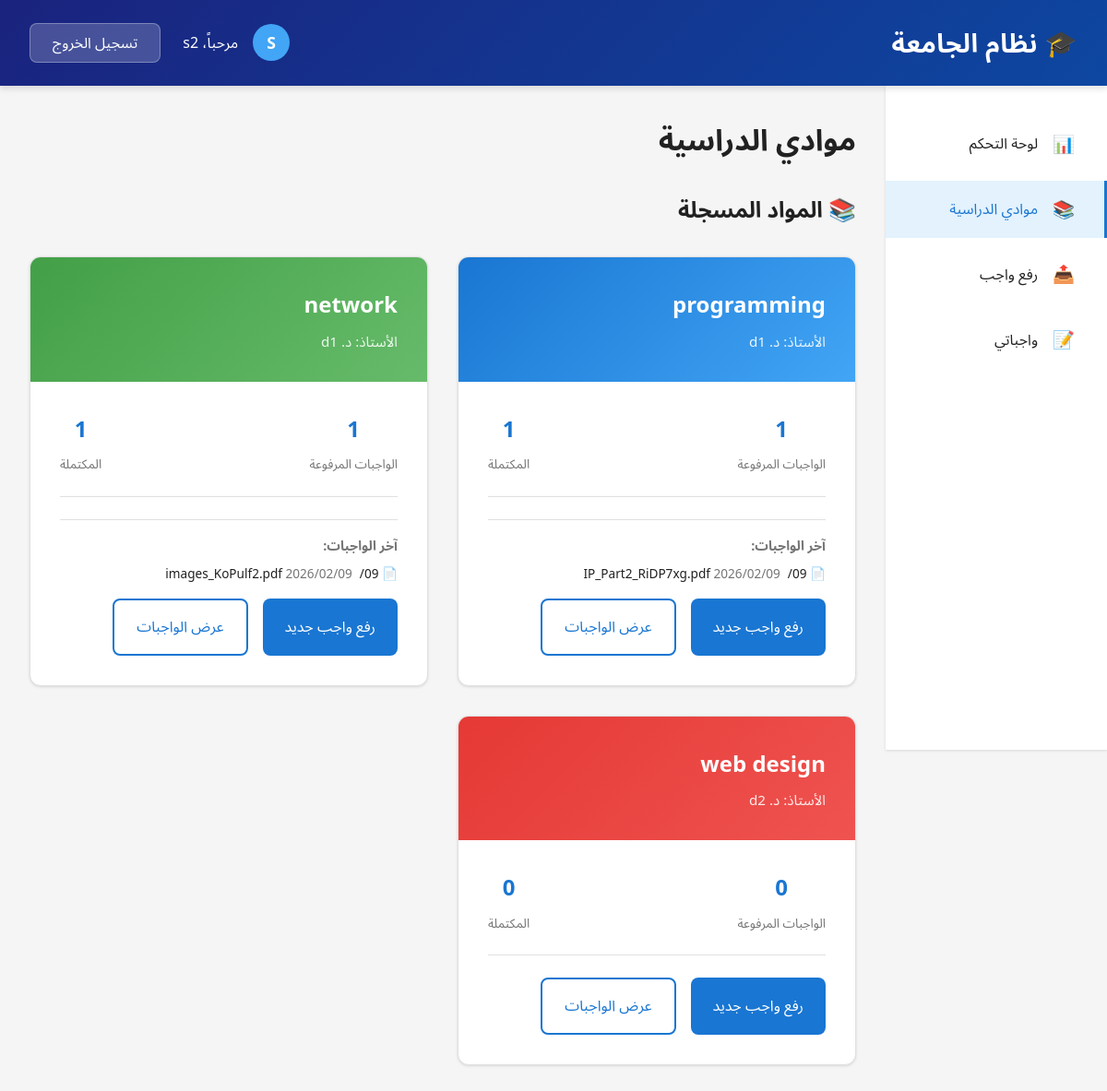
The app's page /student/subjects/ (signed in) with its own data.
### myapp/models.py (models this page shows, shortened)
class Subject(models.Model):
    name = models.CharField(max_length=100, unique=True)
    description = models.TextField(blank=True, null=True)
    doctor = models.ForeignKey(
        User,
        on_delete=models.SET_NULL,
        null=True,
        limit_choices_to={'profile__role': 'doctor'},
        related_name='teaching_subjects'
    )
    created_at = models.DateTimeField(auto_now_add=True)
    class Meta:
        verbose_name = 'Subject'
        verbose_name_plural = 'Subjects'
        ordering = ['name']

class Submission(models.Model):
    student = models.ForeignKey(
        User,
        on_delete=models.CASCADE,
        related_name='submissions'
    )
    subject = models.ForeignKey(
        Subject,
        on_delete=models.CASCADE,
        related_name='submissions'
    )
    file = models.FileField(upload_to='submissions/%Y/%m/%d/')
    text = models.TextField(blank=True)
    upload_date = models.DateTimeField(auto_now_add=True)
    class Meta:
        verbose_name = 'Submission'
        verbose_name_plural = 'Submissions'
        ordering = ['-upload_date']

### myapp/views.py (the view)
# urls.py: path('student/subjects/', views.StudentSubjectsView.as_view(), name='student_subjects'),
@method_decorator(login_required, name='dispatch')
class StudentSubjectsView(View):
    def get(self, request):
        if not hasattr(request.user, 'profile') or request.user.profile.role != 'student':
            messages.error(request, 'غير مصرح لك بالوصول إلى هذه الصفحة.')
            return redirect('/')
        enrollments = Enrollment.objects.filter(
            student=request.user
        ).select_related('subject', 'subject__doctor')
        submissions = Submission.objects.filter(
            student=request.user
        ).select_related('subject').order_by('-upload_date')
        subjects_data = []
        for enrollment in enrollments:
            subject = enrollment.subject
            subject_submissions = submissions.filter(subject=subject)
            subjects_data.append({
                'subject': subject,
                'doctor': subject.doctor,
                'total_submissions': subject_submissions.count(),
                'submissions': subject_submissions
            })
        context = {
            'subjects_data': subjects_data,
            'enrollments': enrollments,
            'total_subjects': enrollments.count(),
        }
        return render(request, 'myapp/student_subjects.html', context)

### templates/myapp/student_subjects.html (shortened to what this page needs)
{% extends 'base.html' %}
{% load static %}
{% block content %}
    <header class="header">
        <div class="header-content">
            <h1>🎓 نظام الجامعة</h1>
            <div class="header-user">
                <div class="user-info">
                    <div class="user-avatar">{{ user.username|slice:":1"|upper }}</div>
                    <span>مرحباً، {{ user.username }}</span>
                </div>
                <a href="{% url 'logout' %}" class="logout-btn">تسجيل الخروج</a>
            </div>
        </div>
    </header>
    <div class="dashboard-layout">
        <aside class="sidebar">
            <ul class="sidebar-menu">
                <li>
                    <a href="{% url 'student' %}">
                        <span class="icon">📊</span>
                        <span>لوحة التحكم</span>
                    </a>
                </li>
                <li>
                    <a href="{% url 'student_subjects' %}" class="active">
                        <span class="icon">📚</span>
                        <span>موادي الدراسية</span>
                    </a>
                </li>
                <li>
                    <a href="{% url 'student_upload' %}">
                        <span class="icon">📤</span>
                        <span>رفع واجب</span>
                    </a>
                </li>
                <li>
                    <a href="{% url 'student_submissions' %}">
                        <span class="icon">📝</span>
                        <span>واجباتي</span>
                    </a>
                </li>
            </ul>
        </aside>
        <main class="main-content">
            <h1 class="page-title">موادي الدراسية</h1>
            <section class="subjects-section">
                <div class="section-header">
                    <h2 class="section-title">📚 المواد المسجلة</h2>
                </div>
                {% if subjects_data %}
                <div class="subjects-grid">
                    {% for data in subjects_data %}
                    <div class="subject-card">
                        <div class="subject-header" style="background: linear-gradient(135deg,
                            {% cycle '#1976d2' '#43a047' '#e53935' '#f57c00' '#7b1fa2' '#0097a7' %} 0%,
                            {% cycle '#42a5f5' '#66bb6a' '#ef5350' '#ffb74d' '#ba68c8' '#4dd0e1' %} 100%);">
                            <div>
                                <h3 class="subject-name">{{ data.subject.name }}</h3>
                                <p class="subject-teacher">
                                    الأستاذ: د. {% if data.doctor %}{{ data.doctor.get_full_name|default:data.doctor.username }}{% else %}غير محدد{% endif %}
                                </p>
                            </div>
                        </div>
                        <div class="subject-body">
                            <div class="subject-stats">
                                <div class="stat-item">
                                    <div class="stat-number">{{ data.total_submissions }}</div>
                                    <div class="stat-label">الواجبات المرفوعة</div>
                                </div>
                                <div class="stat-item">
                                    <div class="stat-number">{{ data.total_submissions }}</div>
                                    <div class="stat-label">المكتملة</div>
                                </div>
                            </div>
                            {% if data.submissions %}
                            <div style="margin-top: 1rem; padding-top: 1rem; border-top: 1px solid #e0e0e0;">
                                <h4 style="font-size: 0.9rem; color: #757575; margin-bottom: 0.5rem;">آخر الواجبات:</h4>
                                {% for sub in data.submissions|slice:":2" %}
                                <div style="font-size: 0.85rem; color: #212121; margin-bottom: 0.3rem;">
                                    <span>📄 {{ sub.file.name|slice:"20:" }}</span>
                                    <span style="color: #757575; margin-right: 0.5rem;">{{ sub.upload_date|date:"Y/m/d" }}</span>
                                </div>
                                {% endfor %}
                            </div>
                            {% endif %}
                            <div class="subject-actions" style="margin-top: 1rem;">
                                <a href="{% url 'student_upload' %}" class="btn btn-primary">رفع واجب جديد</a>
                                <a href="{% url 'student_submissions' %}" class="btn btn-outline">عرض الواجبات</a>
                            </div>
                        </div>
                    </div>
                    {% endfor %}
                </div>
                {% endif %}
            </section>
        </main>
    </div>
{% endblock %}

### records on screen
Subject: subject.name "programming", doctor.get_full_name "d1", total_submissions "1"
Submission: file.name "09/IP_Part2_RiDP7xg.pdf", upload_date "2026/02/09"
Subject: subject.name "network", doctor.get_full_name "d1", total_submissions "1"
Submission: file.name "09/images_KoPulf2.pdf", upload_date "2026/02/09"
Subject: subject.name "web design", doctor.get_full_name "d2", total_submissions "0"

### other values on screen
{{ user.username|slice:":1"|upper }} "S"
{{ user.username }} "s2"
